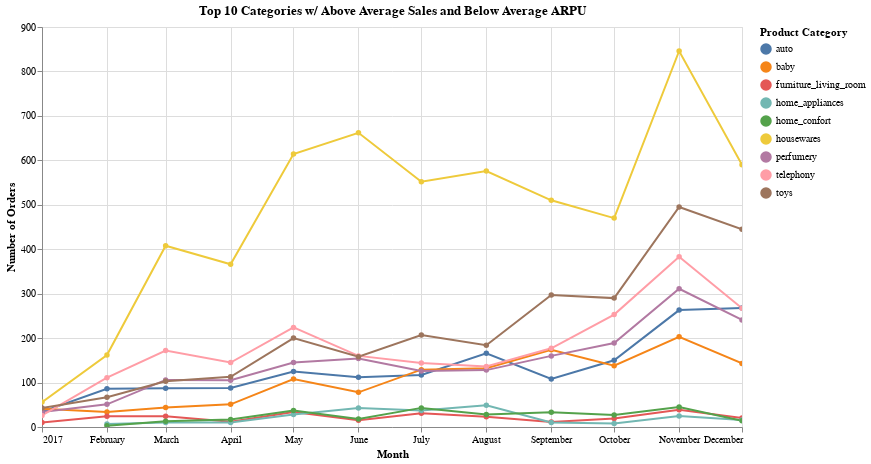

Notebook code cell kept with this figure:
### Markdown cell above
## View sales over time

### Code cell
# 2016 and 2019 are too low to see any real trends
"""
Above average sales & below average ARPU
"""

# Means
avg_ARPU = sales_by_region["ARPU"].mean()
avg_sales = sales_by_region['Sales'].mean()

# Above average sales, below average ARPU
mask = (sales_by_region['Sales'] > avg_sales) & (sales_by_region['ARPU'] < avg_ARPU)

# Top 10
above_avg = sales_by_region.loc[mask].sort_values(by=['Sales']).head(10)

# Merge order, order_item, product, and above average to grab top sales
merge = (df_order
        .merge(df_order_item)
        .merge(df_product)
        .merge(above_avg, left_on="product_category_name", right_on="Product Category")
        [['ARPU','geolocation_region','price', "product_category_name", "order_purchase_month"]])

#! Move datetime change to preprocessing
merge['order_purchase_month'] = pd.to_datetime(merge['order_purchase_month'])

# Grab only 2017
merge_2017 = merge[merge['order_purchase_month'].dt.year == 2017]

# Group by month and category
merge_2017_agg = merge_2017.groupby(
    ['order_purchase_month', 'product_category_name']
        ).size().reset_index(name='order_count')

chart = alt.Chart(merge_2017_agg).mark_line(point=True).encode(
    x=alt.X('order_purchase_month:T', title='Month'),
    y=alt.Y('order_count:Q', title='Number of Orders'),
    color=alt.Color('product_category_name:N', title='Product Category'),
    tooltip=['order_purchase_month:T', 'product_category_name:N', 'order_count:Q']
).properties(
    title='Top 10 Categories w/ Above Average Sales and Below Average ARPU',
    width=700,
    height=400
).interactive()

chart

### Figure 1 — Vega specification as saved in the notebook (floating-point values rounded to 4 significant figures)
{"$schema": "https://vega.github.io/schema/vega/v5.json", "data": [{"name": "param_6_store"}, {"name": "source_0", "values": [{"order_purchase_month": "2017-01-01T00:00:00.000", "product_category_name": "auto", "order_count": 34}, {"order_purchase_month": "2017-01-01T00:00:00.000", "product_category_name": "baby", "order_count": 41}, {"order_purchase_month": "2017-01-01T00:00:00.000", "product_category_name": "furniture_living_room", "order_count": 10}, {"order_purchase_month": "2017-01-01T00:00:00.000", "product_category_name": "housewares", "order_count": 56}, {"order_purchase_month": "2017-01-01T00:00:00.000", "product_category_name": "perfumery", "order_count": 34}, {"order_purchase_month": "2017-01-01T00:00:00.000", "product_category_name": "telephony", "order_count": 26}, {"order_purchase_month": "2017-01-01T00:00:00.000", "product_category_name": "toys", "order_count": 43}, {"order_purchase_month": "2017-02-01T00:00:00.000", "product_category_name": "auto", "order_count": 86}, {"order_purchase_month": "2017-02-01T00:00:00.000", "product_category_name": "baby", "order_count": 34}, {"order_purchase_month": "2017-02-01T00:00:00.000", "product_category_name": "furniture_living_room", "order_count": 24}, {"order_purchase_month": "2017-02-01T00:00:00.000", "product_category_name": "home_appliances", "order_count": 7}, {"order_purchase_month": "2017-02-01T00:00:00.000", "product_category_name": "home_confort", "order_count": 3}, {"order_purchase_month": "2017-02-01T00:00:00.000", "product_category_name": "housewares", "order_count": 162}, {"order_purchase_month": "2017-02-01T00:00:00.000", "product_category_name": "perfumery", "order_count": 51}, {"order_purchase_month": "2017-02-01T00:00:00.000", "product_category_name": "telephony", "order_count": 111}, {"order_purchase_month": "2017-02-01T00:00:00.000", "product_category_name": "toys", "order_count": 67}, {"order_purchase_month": "2017-03-01T00:00:00.000", "product_category_name": "auto", "order_count": 87}, {"order_purchase_month": "2017-03-01T00:00:00.000", "product_category_name": "baby", "order_count": 44}, {"order_purchase_month": "2017-03-01T00:00:00.000", "product_category_name": "furniture_living_room", "order_count": 24}, {"order_purchase_month": "2017-03-01T00:00:00.000", "product_category_name": "home_appliances", "order_count": 10}, {"order_purchase_month": "2017-03-01T00:00:00.000", "product_category_name": "home_confort", "order_count": 13}, {"order_purchase_month": "2017-03-01T00:00:00.000", "product_category_name": "housewares", "order_count": 408}, {"order_purchase_month": "2017-03-01T00:00:00.000", "product_category_name": "perfumery", "order_count": 106}, {"order_purchase_month": "2017-03-01T00:00:00.000", "product_category_name": "telephony", "order_count": 172}, {"order_purchase_month": "2017-03-01T00:00:00.000", "product_category_name": "toys", "order_count": 103}, {"order_purchase_month": "2017-04-01T00:00:00.000", "product_category_name": "auto", "order_count": 88}, {"order_purchase_month": "2017-04-01T00:00:00.000", "product_category_name": "baby", "order_count": 51}, {"order_purchase_month": "2017-04-01T00:00:00.000", "product_category_name": "furniture_living_room", "order_count": 12}, {"order_purchase_month": "2017-04-01T00:00:00.000", "product_category_name": "home_appliances", "order_count": 10}, {"order_purchase_month": "2017-04-01T00:00:00.000", "product_category_name": "home_confort", "order_count": 17}, {"order_purchase_month": "2017-04-01T00:00:00.000", "product_category_name": "housewares", "order_count": 366}, {"order_purchase_month": "2017-04-01T00:00:00.000", "product_category_name": "perfumery", "order_count": 105}, {"order_purchase_month": "2017-04-01T00:00:00.000", "product_category_name": "telephony", "order_count": 145}, {"order_purchase_month": "2017-04-01T00:00:00.000", "product_category_name": "toys", "order_count": 113}, {"order_purchase_month": "2017-05-01T00:00:00.000", "product_category_name": "auto", "order_count": 125}, {"order_purchase_month": "2017-05-01T00:00:00.000", "product_category_name": "baby", "order_count": 108}, {"order_purchase_month": "2017-05-01T00:00:00.000", "product_category_name": "furniture_living_room", "order_count": 34}, {"order_purchase_month": "2017-05-01T00:00:00.000", "product_category_name": "home_appliances", "order_count": 28}, {"order_purchase_month": "2017-05-01T00:00:00.000", "product_category_name": "home_confort", "order_count": 37}, {"order_purchase_month": "2017-05-01T00:00:00.000", "product_category_name": "housewares", "order_count": 614}, {"order_purchase_month": "2017-05-01T00:00:00.000", "product_category_name": "perfumery", "order_count": 145}, {"order_purchase_month": "2017-05-01T00:00:00.000", "product_category_name": "telephony", "order_count": 224}, {"order_purchase_month": "2017-05-01T00:00:00.000", "product_category_name": "toys", "order_count": 200}, {"order_purchase_month": "2017-06-01T00:00:00.000", "product_category_name": "auto", "order_count": 112}, {"order_purchase_month": "2017-06-01T00:00:00.000", "product_category_name": "baby", "order_count": 78}, {"order_purchase_month": "2017-06-01T00:00:00.000", "product_category_name": "furniture_living_room", "order_count": 15}, {"order_purchase_month": "2017-06-01T00:00:00.000", "product_category_name": "home_appliances", "order_count": 43}, {"order_purchase_month": "2017-06-01T00:00:00.000", "product_category_name": "home_confort", "order_count": 18}, {"order_purchase_month": "2017-06-01T00:00:00.000", "product_category_name": "housewares", "order_count": 662}, {"order_purchase_month": "2017-06-01T00:00:00.000", "product_category_name": "perfumery", "order_count": 154}, {"order_purchase_month": "2017-06-01T00:00:00.000", "product_category_name": "telephony", "order_count": 160}, {"order_purchase_month": "2017-06-01T00:00:00.000", "product_category_name": "toys", "order_count": 158}, {"order_purchase_month": "2017-07-01T00:00:00.000", "product_category_name": "auto", "order_count": 117}, {"order_purchase_month": "2017-07-01T00:00:00.000", "product_category_name": "baby", "order_count": 129}, {"order_purchase_month": "2017-07-01T00:00:00.000", "product_category_name": "furniture_living_room", "order_count": 31}, {"order_purchase_month": "2017-07-01T00:00:00.000", "product_category_name": "home_appliances", "order_count": 37}, {"order_purchase_month": "2017-07-01T00:00:00.000", "product_category_name": "home_confort", "order_count": 43}, {"order_purchase_month": "2017-07-01T00:00:00.000", "product_category_name": "housewares", "order_count": 552}, {"order_purchase_month": "2017-07-01T00:00:00.000", "product_category_name": "perfumery", "order_count": 126}, {"order_purchase_month": "2017-07-01T00:00:00.000", "product_category_name": "telephony", "order_count": 144}, {"order_purchase_month": "2017-07-01T00:00:00.000", "product_category_name": "toys", "order_count": 207}, {"order_purchase_month": "2017-08-01T00:00:00.000", "product_category_name": "auto", "order_count": 166}, {"order_purchase_month": "2017-08-01T00:00:00.000", "product_category_name": "baby", "order_count": 132}, {"order_purchase_month": "2017-08-01T00:00:00.000", "product_category_name": "furniture_living_room", "order_count": 23}, {"order_purchase_month": "2017-08-01T00:00:00.000", "product_category_name": "home_appliances", "order_count": 49}, {"order_purchase_month": "2017-08-01T00:00:00.000", "product_category_name": "home_confort", "order_count": 28}, {"order_purchase_month": "2017-08-01T00:00:00.000", "product_category_name": "housewares", "order_count": 576}, {"order_purchase_month": "2017-08-01T00:00:00.000", "product_category_name": "perfumery", "order_count": 128}, {"order_purchase_month": "2017-08-01T00:00:00.000", "product_category_name": "telephony", "order_count": 136}, {"order_purchase_month": "2017-08-01T00:00:00.000", "product_category_name": "toys", "order_count": 184}, {"order_purchase_month": "2017-09-01T00:00:00.000", "product_category_name": "auto", "order_count": 108}, {"order_purchase_month": "2017-09-01T00:00:00.000", "product_category_name": "baby", "order_count": 174}, {"order_purchase_month": "2017-09-01T00:00:00.000", "product_category_name": "furniture_living_room", "order_count": 11}, {"order_purchase_month": "2017-09-01T00:00:00.000", "product_category_name": "home_appliances", "order_count": 10}, {"order_purchase_month": "2017-09-01T00:00:00.000", "product_category_name": "home_confort", "order_count": 33}, {"order_purchase_month": "2017-09-01T00:00:00.000", "product_category_name": "housewares", "order_count": 510}, {"order_purchase_month": "2017-09-01T00:00:00.000", "product_category_name": "perfumery", "order_count": 160}, {"order_purchase_month": "2017-09-01T00:00:00.000", "product_category_name": "telephony", "order_count": 177}, {"order_purchase_month": "2017-09-01T00:00:00.000", "product_category_name": "toys", "order_count": 297}, {"order_purchase_month": "2017-10-01T00:00:00.000", "product_category_name": "auto", "order_count": 150}, {"order_purchase_month": "2017-10-01T00:00:00.000", "product_category_name": "baby", "order_count": 138}, {"order_purchase_month": "2017-10-01T00:00:00.000", "product_category_name": "furniture_living_room", "order_count": 19}, {"order_purchase_month": "2017-10-01T00:00:00.000", "product_category_name": "home_appliances", "order_count": 8}, {"order_purchase_month": "2017-10-01T00:00:00.000", "product_category_name": "home_confort", "order_count": 27}, {"order_purchase_month": "2017-10-01T00:00:00.000", "product_category_name": "housewares", "order_count": 470}, {"order_purchase_month": "2017-10-01T00:00:00.000", "product_category_name": "perfumery", "order_count": 189}, {"order_purchase_month": "2017-10-01T00:00:00.000", "product_category_name": "telephony", "order_count": 253}, {"order_purchase_month": "2017-10-01T00:00:00.000", "product_category_name": "toys", "order_count": 290}, {"order_purchase_month": "2017-11-01T00:00:00.000", "product_category_name": "auto", "order_count": 263}, {"order_purchase_month": "2017-11-01T00:00:00.000", "product_category_name": "baby", "order_count": 203}, {"order_purchase_month": "2017-11-01T00:00:00.000", "product_category_name": "furniture_living_room", "order_count": 39}, {"order_purchase_month": "2017-11-01T00:00:00.000", "product_category_name": "home_appliances", "order_count": 25}, {"order_purchase_month": "2017-11-01T00:00:00.000", "product_category_name": "home_confort", "order_count": 45}, {"order_purchase_month": "2017-11-01T00:00:00.000", "product_category_name": "housewares", "order_count": 846}, {"order_purchase_month": "2017-11-01T00:00:00.000", "product_category_name": "perfumery", "order_count": 311}, {"order_purchase_month": "2017-11-01T00:00:00.000", "product_category_name": "telephony", "order_count": 383}, {"order_purchase_month": "2017-11-01T00:00:00.000", "product_category_name": "toys", "order_count": 495}, {"order_purchase_month": "2017-12-01T00:00:00.000", "product_category_name": "auto", "order_count": 268}, {"order_purchase_month": "2017-12-01T00:00:00.000", "product_category_name": "baby", "order_count": 143}, {"order_purchase_month": "2017-12-01T00:00:00.000", "product_category_name": "furniture_living_room", "order_count": 20}, {"order_purchase_month": "2017-12-01T00:00:00.000", "product_category_name": "home_appliances", "order_count": 16}, {"order_purchase_month": "2017-12-01T00:00:00.000", "product_category_name": "home_confort", "order_count": 14}, {"order_purchase_month": "2017-12-01T00:00:00.000", "product_category_name": "housewares", "order_count": 590}, {"order_purchase_month": "2017-12-01T00:00:00.000", "product_category_name": "perfumery", "order_count": 241}, {"order_purchase_month": "2017-12-01T00:00:00.000", "product_category_name": "telephony", "order_count": 267}, {"order_purchase_month": "2017-12-01T00:00:00.000", "product_category_name": "toys", "order_count": 445}], "transform": [{"type": "formula", "expr": "toDate(datum['order_purchase_month'])", "as": "order_purchase_month"}]}, {"name": "data_0", "values": [{"order_count": 34, "order_purchase_month": "2017-01-01T00:00:00.000", "product_category_name": "auto"}, {"order_count": 41, "order_purchase_month": "2017-01-01T00:00:00.000", "product_category_name": "baby"}, {"order_count": 10, "order_purchase_month": "2017-01-01T00:00:00.000", "product_category_name": "furniture_living_room"}, {"order_count": 56, "order_purchase_month": "2017-01-01T00:00:00.000", "product_category_name": "housewares"}, {"order_count": 34, "order_purchase_month": "2017-01-01T00:00:00.000", "product_category_name": "perfumery"}, {"order_count": 26, "order_purchase_month": "2017-01-01T00:00:00.000", "product_category_name": "telephony"}, {"order_count": 43, "order_purchase_month": "2017-01-01T00:00:00.000", "product_category_name": "toys"}, {"order_count": 86, "order_purchase_month": "2017-02-01T00:00:00.000", "product_category_name": "auto"}, {"order_count": 34, "order_purchase_month": "2017-02-01T00:00:00.000", "product_category_name": "baby"}, {"order_count": 24, "order_purchase_month": "2017-02-01T00:00:00.000", "product_category_name": "furniture_living_room"}, {"order_count": 7, "order_purchase_month": "2017-02-01T00:00:00.000", "product_category_name": "home_appliances"}, {"order_count": 3, "order_purchase_month": "2017-02-01T00:00:00.000", "product_category_name": "home_confort"}, {"order_count": 162, "order_purchase_month": "2017-02-01T00:00:00.000", "product_category_name": "housewares"}, {"order_count": 51, "order_purchase_month": "2017-02-01T00:00:00.000", "product_category_name": "perfumery"}, {"order_count": 111, "order_purchase_month": "2017-02-01T00:00:00.000", "product_category_name": "telephony"}, {"order_count": 67, "order_purchase_month": "2017-02-01T00:00:00.000", "product_category_name": "toys"}, {"order_count": 87, "order_purchase_month": "2017-03-01T00:00:00.000", "product_category_name": "auto"}, {"order_count": 44, "order_purchase_month": "2017-03-01T00:00:00.000", "product_category_name": "baby"}, {"order_count": 24, "order_purchase_month": "2017-03-01T00:00:00.000", "product_category_name": "furniture_living_room"}, {"order_count": 10, "order_purchase_month": "2017-03-01T00:00:00.000", "product_category_name": "home_appliances"}, {"order_count": 13, "order_purchase_month": "2017-03-01T00:00:00.000", "product_category_name": "home_confort"}, {"order_count": 408, "order_purchase_month": "2017-03-01T00:00:00.000", "product_category_name": "housewares"}, {"order_count": 106, "order_purchase_month": "2017-03-01T00:00:00.000", "product_category_name": "perfumery"}, {"order_count": 172, "order_purchase_month": "2017-03-01T00:00:00.000", "product_category_name": "telephony"}, {"order_count": 103, "order_purchase_month": "2017-03-01T00:00:00.000", "product_category_name": "toys"}, {"order_count": 88, "order_purchase_month": "2017-04-01T00:00:00.000", "product_category_name": "auto"}, {"order_count": 51, "order_purchase_month": "2017-04-01T00:00:00.000", "product_category_name": "baby"}, {"order_count": 12, "order_purchase_month": "2017-04-01T00:00:00.000", "product_category_name": "furniture_living_room"}, {"order_count": 10, "order_purchase_month": "2017-04-01T00:00:00.000", "product_category_name": "home_appliances"}, {"order_count": 17, "order_purchase_month": "2017-04-01T00:00:00.000", "product_category_name": "home_confort"}, {"order_count": 366, "order_purchase_month": "2017-04-01T00:00:00.000", "product_category_name": "housewares"}, {"order_count": 105, "order_purchase_month": "2017-04-01T00:00:00.000", "product_category_name": "perfumery"}, {"order_count": 145, "order_purchase_month": "2017-04-01T00:00:00.000", "product_category_name": "telephony"}, {"order_count": 113, "order_purchase_month": "2017-04-01T00:00:00.000", "product_category_name": "toys"}, {"order_count": 125, "order_purchase_month": "2017-05-01T00:00:00.000", "product_category_name": "auto"}, {"order_count": 108, "order_purchase_month": "2017-05-01T00:00:00.000", "product_category_name": "baby"}, {"order_count": 34, "order_purchase_month": "2017-05-01T00:00:00.000", "product_category_name": "furniture_living_room"}, {"order_count": 28, "order_purchase_month": "2017-05-01T00:00:00.000", "product_category_name": "home_appliances"}, {"order_count": 37, "order_purchase_month": "2017-05-01T00:00:00.000", "product_category_name": "home_confort"}, {"order_count": 614, "order_purchase_month": "2017-05-01T00:00:00.000", "product_category_name": "housewares"}, {"order_count": 145, "order_purchase_month": "2017-05-01T00:00:00.000", "product_category_name": "perfumery"}, {"order_count": 224, "order_purchase_month": "2017-05-01T00:00:00.000", "product_category_name": "telephony"}, {"order_count": 200, "order_purchase_month": "2017-05-01T00:00:00.000", "product_category_name": "toys"}, {"order_count": 112, "order_purchase_month": "2017-06-01T00:00:00.000", "product_category_name": "auto"}, {"order_count": 78, "order_purchase_month": "2017-06-01T00:00:00.000", "product_category_name": "baby"}, {"order_count": 15, "order_purchase_month": "2017-06-01T00:00:00.000", "product_category_name": "furniture_living_room"}, {"order_count": 43, "order_purchase_month": "2017-06-01T00:00:00.000", "product_category_name": "home_appliances"}, {"order_count": 18, "order_purchase_month": "2017-06-01T00:00:00.000", "product_category_name": "home_confort"}, {"order_count": 662, "order_purchase_month": "2017-06-01T00:00:00.000", "product_category_name": "housewares"}, {"order_count": 154, "order_purchase_month": "2017-06-01T00:00:00.000", "product_category_name": "perfumery"}, {"order_count": 160, "order_purchase_month": "2017-06-01T00:00:00.000", "product_category_name": "telephony"}, {"order_count": 158, "order_purchase_month": "2017-06-01T00:00:00.000", "product_category_name": "toys"}, {"order_count": 117, "order_purchase_month": "2017-07-01T00:00:00.000", "product_category_name": "auto"}, {"order_count": 129, "order_purchase_month": "2017-07-01T00:00:00.000", "product_category_name": "baby"}, {"order_count": 31, "order_purchase_month": "2017-07-01T00:00:00.000", "product_category_name": "furniture_living_room"}, {"order_count": 37, "order_purchase_month": "2017-07-01T00:00:00.000", "product_category_name": "home_appliances"}, {"order_count": 43, "order_purchase_month": "2017-07-01T00:00:00.000", "product_category_name": "home_confort"}, {"order_count": 552, "order_purchase_month": "2017-07-01T00:00:00.000", "product_category_name": "housewares"}, {"order_count": 126, "order_purchase_month": "2017-07-01T00:00:00.000", "product_category_name": "perfumery"}, {"order_count": 144, "order_purchase_month": "2017-07-01T00:00:00.000", "product_category_name": "telephony"}, {"order_count": 207, "order_purchase_month": "2017-07-01T00:00:00.000", "product_category_name": "toys"}, {"order_count": 166, "order_purchase_month": "2017-08-01T00:00:00.000", "product_category_name": "auto"}, {"order_count": 132, "order_purchase_month": "2017-08-01T00:00:00.000", "product_category_name": "baby"}, {"order_count": 23, "order_purchase_month": "2017-08-01T00:00:00.000", "product_category_name": "furniture_living_room"}, {"order_count": 49, "order_purchase_month": "2017-08-01T00:00:00.000", "product_category_name": "home_appliances"}, {"order_count": 28, "order_purchase_month": "2017-08-01T00:00:00.000", "product_category_name": "home_confort"}, {"order_count": 576, "order_purchase_month": "2017-08-01T00:00:00.000", "product_category_name": "housewares"}, {"order_count": 128, "order_purchase_month": "2017-08-01T00:00:00.000", "product_category_name": "perfumery"}, {"order_count": 136, "order_purchase_month": "2017-08-01T00:00:00.000", "product_category_name": "telephony"}, {"order_count": 184, "order_purchase_month": "2017-08-01T00:00:00.000", "product_category_name": "toys"}, {"order_count": 108, "order_purchase_month": "2017-09-01T00:00:00.000", "product_category_name": "auto"}, {"order_count": 174, "order_purchase_month": "2017-09-01T00:00:00.000", "product_category_name": "baby"}, {"order_count": 11, "order_purchase_month": "2017-09-01T00:00:00.000", "product_category_name": "furniture_living_room"}, {"order_count": 10, "order_purchase_month": "2017-09-01T00:00:00.000", "product_category_name": "home_appliances"}, {"order_count": 33, "order_purchase_month": "2017-09-01T00:00:00.000", "product_category_name": "home_confort"}, {"order_count": 510, "order_purchase_month": "2017-09-01T00:00:00.000", "product_category_name": "housewares"}, {"order_count": 160, "order_purchase_month": "2017-09-01T00:00:00.000", "product_category_name": "perfumery"}, {"order_count": 177, "order_purchase_month": "2017-09-01T00:00:00.000", "product_category_name": "telephony"}, {"order_count": 297, "order_purchase_month": "2017-09-01T00:00:00.000", "product_category_name": "toys"}, {"order_count": 150, "order_purchase_month": "2017-10-01T00:00:00.000", "product_category_name": "auto"}, {"order_count": 138, "order_purchase_month": "2017-10-01T00:00:00.000", "product_category_name": "baby"}, {"order_count": 19, "order_purchase_month": "2017-10-01T00:00:00.000", "product_category_name": "furniture_living_room"}, {"order_count": 8, "order_purchase_month": "2017-10-01T00:00:00.000", "product_category_name": "home_appliances"}, {"order_count": 27, "order_purchase_month": "2017-10-01T00:00:00.000", "product_category_name": "home_confort"}, {"order_count": 470, "order_purchase_month": "2017-10-01T00:00:00.000", "product_category_name": "housewares"}, {"order_count": 189, "order_purchase_month": "2017-10-01T00:00:00.000", "product_category_name": "perfumery"}, {"order_count": 253, "order_purchase_month": "2017-10-01T00:00:00.000", "product_category_name": "telephony"}, {"order_count": 290, "order_purchase_month": "2017-10-01T00:00:00.000", "product_category_name": "toys"}, {"order_count": 263, "order_purchase_month": "2017-11-01T00:00:00.000", "product_category_name": "auto"}, {"order_count": 203, "order_purchase_month": "2017-11-01T00:00:00.000", "product_category_name": "baby"}, {"order_count": 39, "order_purchase_month": "2017-11-01T00:00:00.000", "product_category_name": "furniture_living_room"}, {"order_count": 25, "order_purchase_month": "2017-11-01T00:00:00.000", "product_category_name": "home_appliances"}, {"order_count": 45, "order_purchase_month": "2017-11-01T00:00:00.000", "product_category_name": "home_confort"}, {"order_count": 846, "order_purchase_month": "2017-11-01T00:00:00.000", "product_category_name": "housewares"}, {"order_count": 311, "order_purchase_month": "2017-11-01T00:00:00.000", "product_category_name": "perfumery"}, {"order_count": 383, "order_purchase_month": "2017-11-01T00:00:00.000", "product_category_name": "telephony"}, {"order_count": 495, "order_purchase_month": "2017-11-01T00:00:00.000", "product_category_name": "toys"}, {"order_count": 268, "order_purchase_month": "2017-12-01T00:00:00.000", "product_category_name": "auto"}, {"order_count": 143, "order_purchase_month": "2017-12-01T00:00:00.000", "product_category_name": "baby"}, {"order_count": 20, "order_purchase_month": "2017-12-01T00:00:00.000", "product_category_name": "furniture_living_room"}, {"order_count": 16, "order_purchase_month": "2017-12-01T00:00:00.000", "product_category_name": "home_appliances"}, {"order_count": 14, "order_purchase_month": "2017-12-01T00:00:00.000", "product_category_name": "home_confort"}, {"order_count": 590, "order_purchase_month": "2017-12-01T00:00:00.000", "product_category_name": "housewares"}, {"order_count": 241, "order_purchase_month": "2017-12-01T00:00:00.000", "product_category_name": "perfumery"}, {"order_count": 267, "order_purchase_month": "2017-12-01T00:00:00.000", "product_category_name": "telephony"}, {"order_count": 445, "order_purchase_month": "2017-12-01T00:00:00.000", "product_category_name": "toys"}], "transform": [{"type": "formula", "expr": "toDate(datum['order_purchase_month'])", "as": "order_purchase_month"}]}, {"name": "source_0_color_domain_product_category_name_0", "values": [{"product_category_name": "auto"}, {"product_category_name": "baby"}, {"product_category_name": "furniture_living_room"}, {"product_category_name": "housewares"}, {"product_category_name": "perfumery"}, {"product_category_name": "telephony"}, {"product_category_name": "toys"}, {"product_category_name": "home_appliances"}, {"product_category_name": "home_confort"}]}, {"name": "data_0_color_domain_product_category_name_1", "values": [{"product_category_name": "auto"}, {"product_category_name": "baby"}, {"product_category_name": "furniture_living_room"}, {"product_category_name": "housewares"}, {"product_category_name": "perfumery"}, {"product_category_name": "telephony"}, {"product_category_name": "toys"}, {"product_category_name": "home_appliances"}, {"product_category_name": "home_confort"}]}], "signals": [{"name": "unit", "value": {}, "on": [{"events": "pointermove", "update": "isTuple(group()) ? group() : unit"}]}, {"name": "param_6", "update": "vlSelectionResolve(\"param_6_store\", \"union\")"}, {"name": "param_6_order_purchase_month", "on": [{"events": [{"source": "view", "type": "dblclick"}], "update": "null"}, {"events": {"signal": "param_6_translate_delta"}, "update": "panLinear(param_6_translate_anchor.extent_x, -param_6_translate_delta.x / width)"}, {"events": {"signal": "param_6_zoom_delta"}, "update": "zoomLinear(domain(\"x\"), param_6_zoom_anchor.x, param_6_zoom_delta)"}]}, {"name": "param_6_order_count", "on": [{"events": [{"source": "view", "type": "dblclick"}], "update": "null"}, {"events": {"signal": "param_6_translate_delta"}, "update": "panLinear(param_6_translate_anchor.extent_y, param_6_translate_delta.y / height)"}, {"events": {"signal": "param_6_zoom_delta"}, "update": "zoomLinear(domain(\"y\"), param_6_zoom_anchor.y, param_6_zoom_delta)"}]}, {"name": "param_6_tuple", "on": [{"events": [{"signal": "param_6_order_purchase_month || param_6_order_count"}], "update": "param_6_order_purchase_month && param_6_order_count ? {unit: \"layer_0\", fields: param_6_tuple_fields, values: [param_6_order_purchase_month,param_6_order_count]} : null"}]}, {"name": "param_6_tuple_fields", "value": [{"field": "order_purchase_month", "channel": "x", "type": "R"}, {"field": "order_count", "channel": "y", "type": "R"}]}, {"name": "param_6_translate_anchor", "value": {}, "on": [{"events": [{"source": "scope", "type": "pointerdown"}], "update": "{x: x(unit), y: y(unit), extent_x: domain(\"x\"), extent_y: domain(\"y\")}"}]}, {"name": "param_6_translate_delta", "value": {}, "on": [{"events": [{"source": "window", "between": [{"source": "scope", "type": "pointerdown"}, {"source": "window", "type": "pointerup"}], "consume": true, "type": "pointermove"}], "update": "{x: param_6_translate_anchor.x - x(unit), y: param_6_translate_anchor.y - y(unit)}"}]}, {"name": "param_6_zoom_anchor", "on": [{"events": [{"source": "scope", "type": "wheel", "consume": true}], "update": "{x: invert(\"x\", x(unit)), y: invert(\"y\", y(unit))}"}]}, {"name": "param_6_zoom_delta", "on": [{"events": [{"source": "scope", "type": "wheel", "consume": true}], "update": "pow(1.001, event.deltaY * pow(16, event.deltaMode))", "force": true}]}, {"name": "param_6_modify", "on": [{"events": {"signal": "param_6_tuple"}, "update": "modify(\"param_6_store\", param_6_tuple, true)"}]}], "marks": [{"type": "group", "name": "layer_0_pathgroup", "from": {"facet": {"data": "source_0", "name": "faceted_path_layer_0_main", "groupby": ["product_category_name"]}}, "encode": {"update": {"height": {"field": {"signal": null, "datum": null, "group": "height", "parent": null}}, "width": {"field": {"signal": null, "datum": null, "group": "width", "parent": null}}}}, "marks": [{"type": "line", "name": "layer_0_marks", "from": {"data": "faceted_path_layer_0_main"}, "sort": {"field": "x"}, "encode": {"update": {"y": {"field": "order_count", "scale": "y"}, "defined": {"signal": "isValid(datum[\"order_purchase_month\"]) && isFinite(+datum[\"order_purchase_month\"]) && isValid(datum[\"order_count\"]) && isFinite(+datum[\"order_count\"])"}, "tooltip": {"signal": "{\"order_purchase_month\": timeFormat(datum[\"order_purchase_month\"], '%b %d, %Y'), \"product_category_name\": isValid(datum[\"product_category_name\"]) ? datum[\"product_category_name\"] : \"\"+datum[\"product_category_name\"], \"order_count\": format(datum[\"order_count\"], \"\")}"}, "stroke": {"field": "product_category_name", "scale": "color"}, "x": {"field": "order_purchase_month", "scale": "x"}}}, "clip": true, "style": ["line"], "interactive": true}]}, {"type": "symbol", "name": "layer_1_marks", "from": {"data": "data_0"}, "encode": {"update": {"x": {"field": "order_purchase_month", "scale": "x"}, "opacity": {"value": 1}, "fill": {"field": "product_category_name", "scale": "color"}, "y": {"field": "order_count", "scale": "y"}, "tooltip": {"signal": "{\"order_purchase_month\": timeFormat(datum[\"order_purchase_month\"], '%b %d, %Y'), \"product_category_name\": isValid(datum[\"product_category_name\"]) ? datum[\"product_category_name\"] : \"\"+datum[\"product_category_name\"], \"order_count\": format(datum[\"order_count\"], \"\")}"}}}, "clip": true, "style": ["point"], "interactive": true}], "scales": [{"name": "x", "type": "time", "domain": {"fields": [{"data": "source_0", "field": "order_purchase_month"}, {"data": "data_0", "field": "order_purchase_month"}]}, "range": [0, {"signal": "width"}], "domainRaw": {"signal": "param_6[\"order_purchase_month\"]"}}, {"name": "y", "type": "linear", "domain": {"fields": [{"data": "source_0", "field": "order_count"}, {"data": "data_0", "field": "order_count"}]}, "range": [{"signal": "height"}, 0], "zero": true, "domainRaw": {"signal": "param_6[\"order_count\"]"}, "nice": true}, {"name": "color", "type": "ordinal", "domain": {"fields": [{"data": "source_0_color_domain_product_category_name_0", "field": "product_category_name"}, {"data": "data_0_color_domain_product_category_name_1", "field": "product_category_name"}], "sort": true}, "range": "category"}], "axes": [{"scale": "x", "grid": true, "labels": false, "domain": false, "orient": "bottom", "tickCount": {"signal": "ceil(width/40)"}, "maxExtent": 0, "ticks": false, "minExtent": 0, "zindex": 0, "gridScale": "y", "aria": false}, {"scale": "y", "minExtent": 0, "domain": false, "tickCount": {"signal": "ceil(height/40)"}, "orient": "left", "gridScale": "x", "ticks": false, "zindex": 0, "labels": false, "grid": true, "maxExtent": 0, "aria": false}, {"scale": "x", "title": "Month", "labelFlush": true, "labelOverlap": true, "tickCount": {"signal": "ceil(width/40)"}, "zindex": 0, "orient": "bottom", "grid": false}, {"scale": "y", "grid": false, "zindex": 0, "labelOverlap": true, "title": "Number of Orders", "orient": "left", "tickCount": {"signal": "ceil(height/40)"}}], "title": {"text": "Top 10 Categories w/ Above Average Sales and Below Average ARPU", "frame": "group"}, "padding": 5, "legends": [{"title": "Product Category", "stroke": "color", "symbolType": "circle", "fill": "color", "encode": {"symbols": {"update": {"opacity": {"value": 1}}}}}], "background": "white", "width": 700, "height": 400, "style": "cell"}
